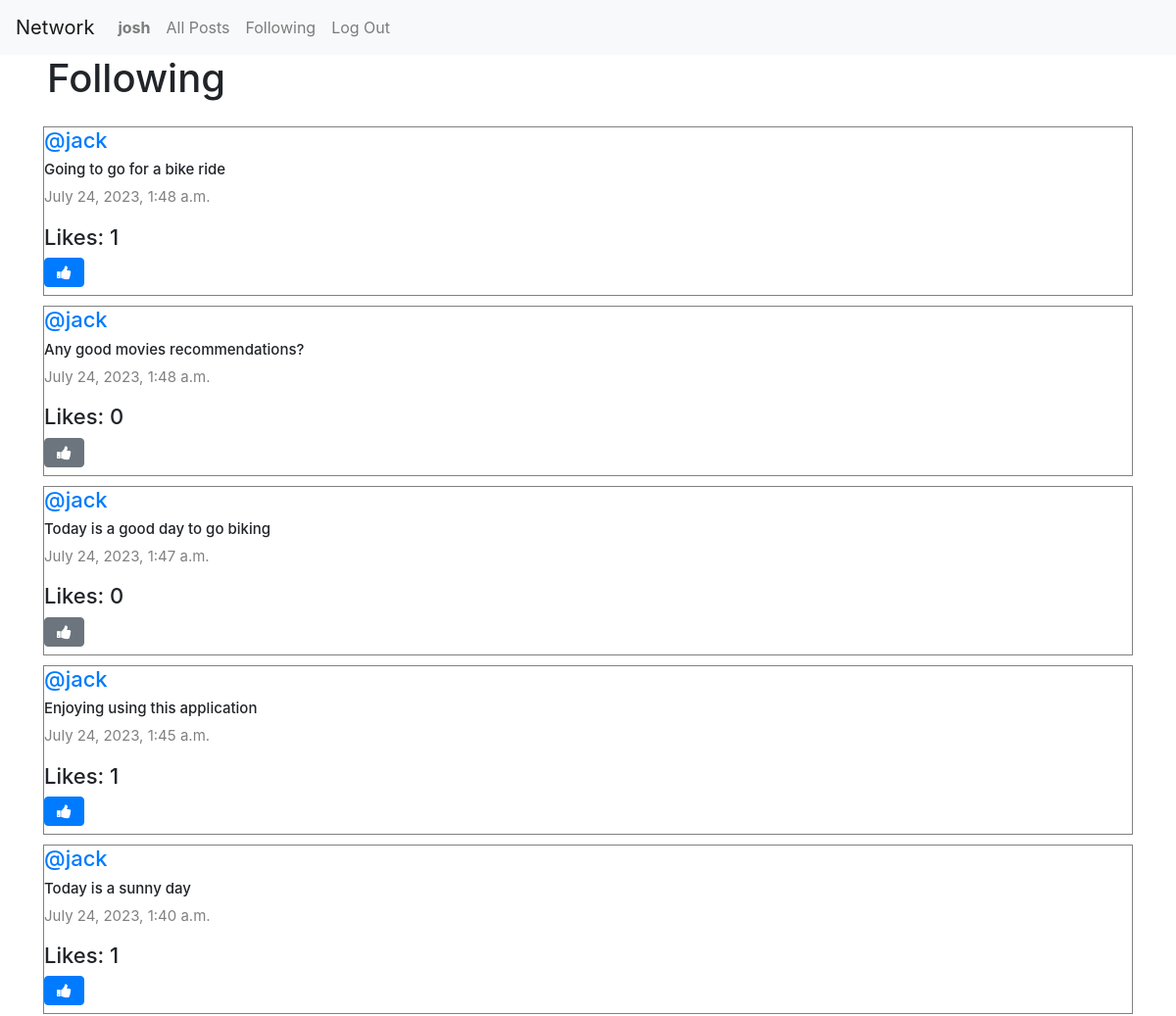
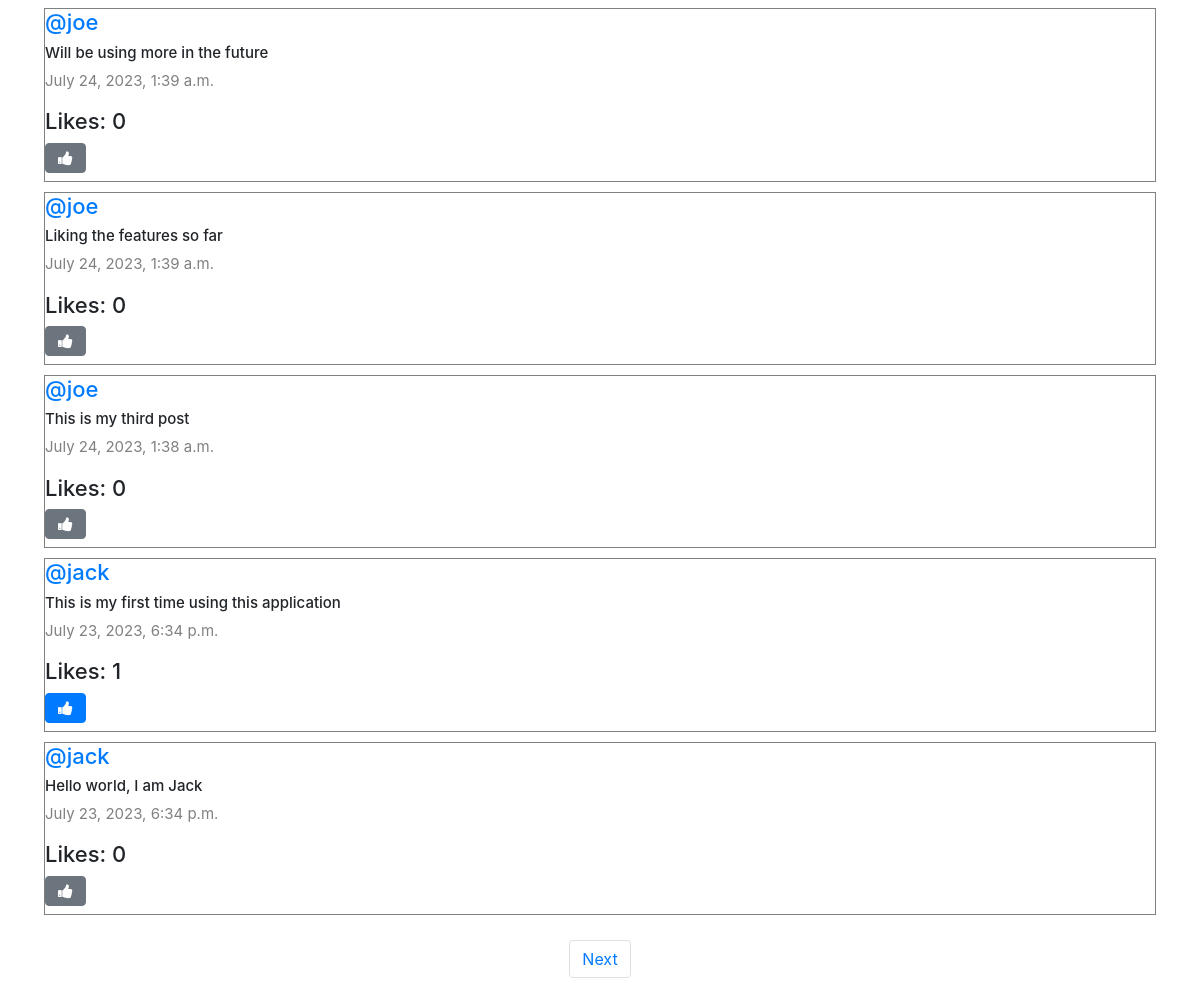
Page /following (signed in) on the committed database (2 pictures, top to bottom).
### network/models.py (models this page shows, shortened)
class User(AbstractUser):
    pass

class Post(models.Model):
    content = models.CharField(max_length=140)
    user = models.ForeignKey(User, on_delete=models.CASCADE, related_name="author")
    date = models.DateTimeField(auto_now_add=True)
    def likes_count(self):
        return self.post_like.count()

### network/views.py (the view)
# urls.py: path("following", views.following, name="following"),
def following(request):
    current_user = User.objects.get(pk=request.user.id)
    users_following = Follow.objects.filter(user=current_user)
    all_posts = Post.objects.all().order_by('id').reverse()
    posts_of_following = []
    for post in all_posts:
        for each_user in users_following:
            if each_user.user_follower == post.user:
                posts_of_following.append(post)
    paginator = Paginator(posts_of_following, 10)
    page_number = request.GET.get('page')
    posts_of_the_page = paginator.get_page(page_number)
    all_likes = Like.objects.all()
    posts_user_liked = []
    try:
        for like in all_likes:
            if like.user.id == request.user.id:
                posts_user_liked.append(like.post.id)
    except:
        posts_user_liked = []
    return render(request, "network/following.html", {
        "posts_of_the_page": posts_of_the_page,
        "posts_user_liked": posts_user_liked
    })

### network/templates/network/following.html (shortened to what this page needs)
{% extends "network/layout.html" %}
{% block body %}
    <h1 class="mx-5">Following</h1>
    <div class="all-posts mx-4">
        {% for post in posts_of_the_page %}
            <div class="row post">
                <h5 class="username"><a href="{% url 'profile' user_id=post.user.id %}">@{{ post.user }}</a></h5>
                <h6 class="content" id="content_{{ post.id }}">{{ post.content }}</h6>
                <p class="date">{{ post.date }}</p>
                <h5 class="likes" id="like-count-{{ post.id }}">Likes: {{ post.likes_count }}</h5>
                {% if user.is_authenticated %}
                        <div class="d-flex justify-content-start align-items-center mb-2">
                          {% if post.id in posts_user_liked %}
                          <button class="btn btn-primary fa fa-thumbs-up" onclick="likeHandler({{ post.id }})" id="{{ post.id }}"></button>
                          {% else %}
                          <button class="btn btn-secondary fa fa-thumbs-up" onclick="likeHandler({{ post.id }})" id="{{ post.id }}"></button>
                          {% endif %}
                        </div>
                {% endif %}
            </div>
        {% endfor %}
    </div>
    <nav aria-label="Page navigation example">
        <ul class="pagination d-flex justify-content-center">
            {% if posts_of_the_page.has_next %}
                <li class="page-item"><a class="page-link" href="?page={{ posts_of_the_page.next_page_number }}">Next</a></li>
            {% endif %}
        </ul>
      </nav>
{% endblock %}

### network/templates/network/layout.html (shortened to what this page needs)
{% load static %}
<!DOCTYPE html>
<html lang="en">
    <head>
        <link rel="stylesheet" href="https://stackpath.bootstrapcdn.com/bootstrap/4.4.1/css/bootstrap.min.css">
        <link href="{% static 'network/styles.css' %}" rel="stylesheet">
        <link rel="stylesheet" href="https://cdnjs.cloudflare.com/ajax/libs/font-awesome/4.7.0/css/font-awesome.min.css">
    </head>
    <body>
        <nav class="navbar navbar-expand-lg navbar-light bg-light">
            <a class="navbar-brand" href="{% url 'index' %}">Network</a>
            <div>
              <ul class="navbar-nav mr-auto">
                {% if user.is_authenticated %}
                    <li class="nav-item">
                        <a class="nav-link" href="{% url 'profile' user_id=user.id %}"><strong>{{ user.username }}</strong></a>
                    </li>
                {% endif %}
                <li class="nav-item">
                  <a class="nav-link" href="{% url 'index' %}">All Posts</a>
                </li>
                {% if user.is_authenticated %}
                    <li class="nav-item">
                        <a class="nav-link" href="{% url 'following' %}">Following</a>
                    </li>
                    <li class="nav-item">
                        <a class="nav-link" href="{% url 'logout' %}">Log Out</a>
                    </li>
                {% endif %}
              </ul>
            </div>
          </nav>
        <div class="body">
            {% block body %}
            {% endblock %}
        </div>
    </body>
</html>

### network/static/network/styles.css (style rules this page uses)
.all-posts { display: flex; flex-direction: column; justify-content: flex-start; margin: 20px; }
.post { border: 0.1px solid gray; display: flex; justify-content: center; flex-direction: column; box-sizing: border-box; margin: 5px 20px; }
.content { font-size: 15px; }
.username { font-size: 22px; }
.date { color: gray; font-size: 15px; }
.likes { font-size: 22px; }

### rows in the picture
User: username "josh"
Post: user "jack", content "Going to go for a bike ride", date "July 24, 2023, 1:48 a.m.", likes_count "1"
Post: user "jack", content "Any good movies recommendations?", date "July 24, 2023, 1:48 a.m.", likes_count "0"
Post: user "jack", content "Today is a good day to go biking", date "July 24, 2023, 1:47 a.m.", likes_count "0"
Post: user "jack", content "Enjoying using this application", date "July 24, 2023, 1:45 a.m.", likes_count "1"
Post: user "jack", content "Today is a sunny day", date "July 24, 2023, 1:40 a.m.", likes_count "1"
Post: user "joe", content "Will be using more in the future", date "July 24, 2023, 1:39 a.m.", likes_count "0"
Post: user "joe", content "Liking the features so far", date "July 24, 2023, 1:39 a.m.", likes_count "0"
Post: user "joe", content "This is my third post", date "July 24, 2023, 1:38 a.m.", likes_count "0"
Post: user "jack", content "This is my first time using this application", date "July 23, 2023, 6:34 p.m.", likes_count "1"
Post: user "jack", content "Hello world, I am Jack", date "July 23, 2023, 6:34 p.m.", likes_count "0"
